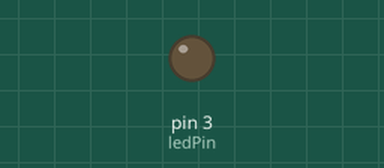
This sketch was run on a simulated Arduino Uno, built with avr-gcc and run on an emulated ATmega328P. Parts: output pins drawn as LEDs (lit = HIGH).

Above: at 0.05 s.
At 1.2 s:
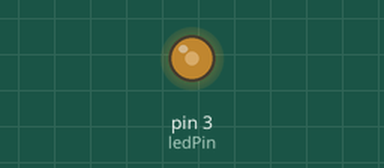
At 2.35 s:
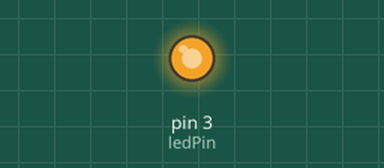
At 4.7 s:
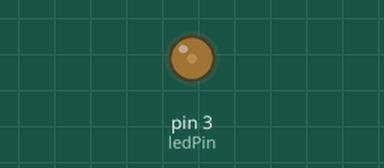
Timing chart, 0 to 6.8 s (numbered marks = the images above):
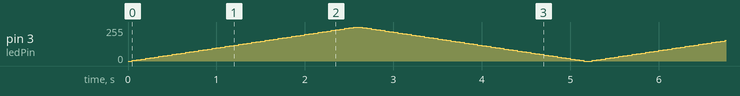

The sketch:

11.PWM.ino
```cpp
//Pin 3 (digital pwm pin) + LED - ~1k odpor - GND

int ledPin = 3; // definujeme pin pro LED
int brightness = 0; // nastavujeme jas LED

void setup() {
pinMode(ledPin, OUTPUT); // nastavíme pin pro LED jako výstup
}

void loop() {
for (brightness = 0; brightness <= 255; brightness += 5) { // postupně zvyšujeme jas v krocích
analogWrite(ledPin, brightness); // nastavíme jas LED pomocí PWM
delay(50); // počkáme krátkou dobu před změnou jasu
}

for (brightness = 255; brightness >= 0; brightness -= 5) { // postupně snižujeme jas v krocích
analogWrite(ledPin, brightness); // nastavíme jas LED pomocí PWM
delay(50); // počkáme krátkou dobu před změnou jasu
}
}
```
